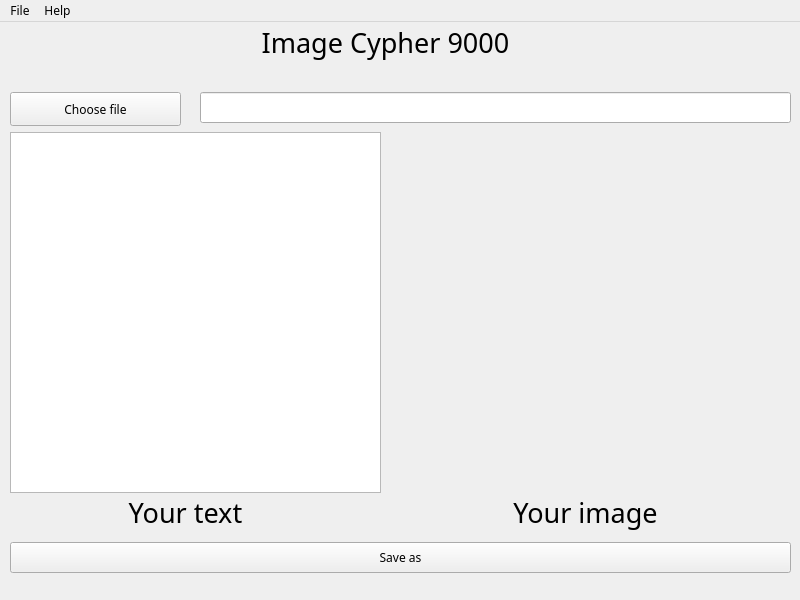
<?xml version="1.0" encoding="UTF-8"?>
<ui version="4.0">
 <class>MainWindow</class>
 <widget class="QMainWindow" name="MainWindow">
  <property name="geometry">
   <rect>
    <x>0</x>
    <y>0</y>
    <width>800</width>
    <height>600</height>
   </rect>
  </property>
  <property name="font">
   <font>
    <family>Hack</family>
   </font>
  </property>
  <property name="windowTitle">
   <string>Image Cypher 9000</string>
  </property>
  <widget class="QWidget" name="centralwidget">
   <widget class="QLineEdit" name="pathText">
    <property name="geometry">
     <rect>
      <x>200</x>
      <y>70</y>
      <width>591</width>
      <height>31</height>
     </rect>
    </property>
   </widget>
   <widget class="QLabel" name="headerLabel">
    <property name="geometry">
     <rect>
      <x>210</x>
      <y>0</y>
      <width>351</width>
      <height>41</height>
     </rect>
    </property>
    <property name="font">
     <font>
      <family>Hack</family>
      <pointsize>20</pointsize>
      <italic>false</italic>
     </font>
    </property>
    <property name="text">
     <string>Image Cypher 9000</string>
    </property>
    <property name="alignment">
     <set>Qt::AlignCenter</set>
    </property>
   </widget>
   <widget class="QPushButton" name="chooseButton">
    <property name="geometry">
     <rect>
      <x>10</x>
      <y>70</y>
      <width>171</width>
      <height>34</height>
     </rect>
    </property>
    <property name="text">
     <string>Choose file</string>
    </property>
   </widget>
   <widget class="QPushButton" name="saveButton">
    <property name="geometry">
     <rect>
      <x>10</x>
      <y>520</y>
      <width>781</width>
      <height>31</height>
     </rect>
    </property>
    <property name="text">
     <string>Save as</string>
    </property>
   </widget>
   <widget class="QTextEdit" name="textToSave">
    <property name="geometry">
     <rect>
      <x>10</x>
      <y>110</y>
      <width>371</width>
      <height>361</height>
     </rect>
    </property>
   </widget>
   <widget class="QLabel" name="textLabel">
    <property name="geometry">
     <rect>
      <x>10</x>
      <y>470</y>
      <width>351</width>
      <height>41</height>
     </rect>
    </property>
    <property name="font">
     <font>
      <family>Hack</family>
      <pointsize>20</pointsize>
      <italic>false</italic>
     </font>
    </property>
    <property name="text">
     <string>Your text</string>
    </property>
    <property name="alignment">
     <set>Qt::AlignCenter</set>
    </property>
   </widget>
   <widget class="QWidget" name="verticalLayoutWidget">
    <property name="geometry">
     <rect>
      <x>390</x>
      <y>110</y>
      <width>401</width>
      <height>351</height>
     </rect>
    </property>
    <layout class="QVBoxLayout" name="imageLayout">
     <item>
      <widget class="QLabel" name="imageLabel">
       <property name="text">
        <string/>
       </property>
       <property name="alignment">
        <set>Qt::AlignCenter</set>
       </property>
      </widget>
     </item>
    </layout>
   </widget>
   <widget class="QLabel" name="imageLabelText">
    <property name="geometry">
     <rect>
      <x>410</x>
      <y>470</y>
      <width>351</width>
      <height>41</height>
     </rect>
    </property>
    <property name="font">
     <font>
      <family>Hack</family>
      <pointsize>20</pointsize>
      <italic>false</italic>
     </font>
    </property>
    <property name="text">
     <string>Your image</string>
    </property>
    <property name="alignment">
     <set>Qt::AlignCenter</set>
    </property>
   </widget>
  </widget>
  <widget class="QMenuBar" name="menubar">
   <property name="geometry">
    <rect>
     <x>0</x>
     <y>0</y>
     <width>800</width>
     <height>29</height>
    </rect>
   </property>
   <widget class="QMenu" name="menuHelp">
    <property name="title">
     <string>Help</string>
    </property>
    <addaction name="actionAbout"/>
   </widget>
   <widget class="QMenu" name="menuFile">
    <property name="title">
     <string>File</string>
    </property>
    <addaction name="actionChoose"/>
    <addaction name="actionSave"/>
   </widget>
   <addaction name="menuFile"/>
   <addaction name="menuHelp"/>
  </widget>
  <action name="actionAbout">
   <property name="text">
    <string>About</string>
   </property>
  </action>
  <action name="actionChoose">
   <property name="text">
    <string>Choose file</string>
   </property>
  </action>
  <action name="actionSave">
   <property name="text">
    <string>Save as</string>
   </property>
  </action>
 </widget>
 <resources/>
 <connections/>
</ui>
